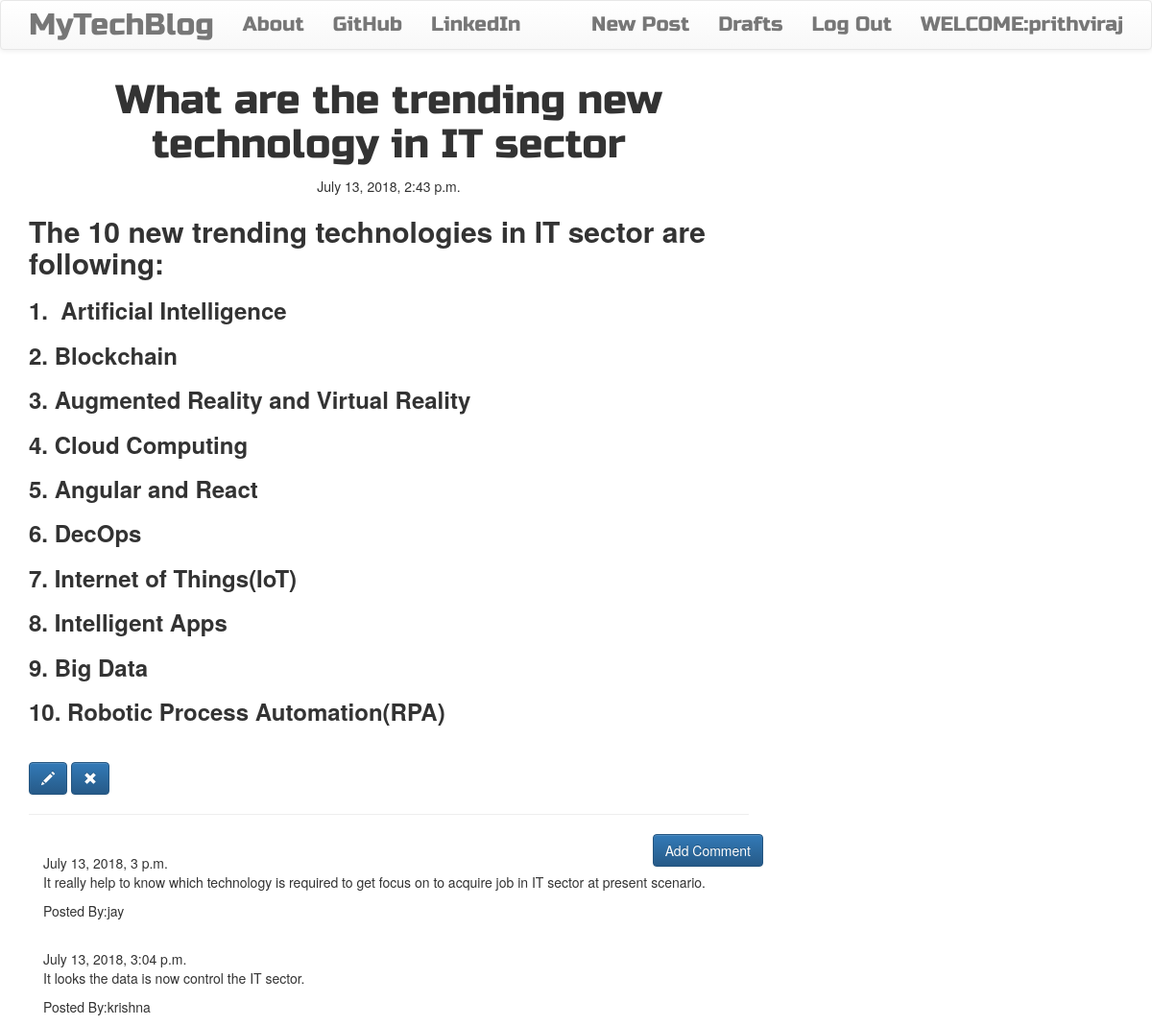
/post/2 (signed in), run on the app's committed database.
### blog/models.py (models this page shows, shortened)
class Post(models.Model):
    author = models.ForeignKey('auth.User', on_delete=models.CASCADE)
    title = models.CharField(max_length=200)
    text = models.TextField()
    create_date = models.DateTimeField(default=timezone.now())
    published_date = models.DateTimeField(blank=True, null=True)

class Comment(models.Model):
    post = models.ForeignKey('blog.Post', related_name='comments', on_delete=models.CASCADE)
    author = models.CharField(max_length=200)
    text = models.TextField()
    create_date = models.DateTimeField(default=timezone.now())
    approved_comment = models.BooleanField(default=False)

### blog/views.py (the view)
# urls.py: url(r'^post/(?P<pk>\d+)$', views.PostDetailView.as_view(), name="post_detail"),
class PostDetailView(DetailView):
    model = Post

### blog/templates/blog/post_detail.html (shortened to what this page needs)
{% extends "blog/base.html" %}
{% block content %}
    <h1 class="posttitle loader">{{ post.title }}</h1>
    {% if post.published_date %}
        <div class="date postdate">
            {{ post.published_date }}
        </div>
    {% else %}
        <a class="btn btn-default" href="{% url 'post_publish' pk=post.pk %}">Publish</a>
    {% endif %}
    <p class="postcontent">{{ post.text|safe|linebreaksbr }}</p>
    {% if user.is_authenticated %}
        <a class="btn btn-primary" href="{% url 'post_edit' pk=post.pk %}">
            <span class="glyphicon glyphicon-pencil"></span>
        </a>
        <a class="btn btn-primary" href="{% url 'post_remove' pk=post.pk %}">
            <span class="glyphicon glyphicon-remove"></span>
        </a>
    {% endif %}
    <hr>
    <a class="btn btn-primary btn-comment" href="{% url 'add_comment_to_post' pk=post.pk %}">Add Comment</a>
    <div class="container">
        {% for comment in post.comments.all %}
        <br>
        {% if user.is_authenticated or comment.approved_comment %}
            {{ comment.create_date }}
            <p>{{ comment.text|safe|linebreaksbr }}</p>
            <p>Posted By:{{ comment.author }}</p>
        {% endif %}
        {% empty %}
            <p>No Comments posted!</p>
        {% endfor %}
    </div>
{% endblock %}

### blog/templates/blog/base.html (shortened to what this page needs)
<!DOCTYPE html>
{% load staticfiles %}
<html lang="en">
<head>
    <link rel="stylesheet" href="https://maxcdn.bootstrapcdn.com/bootstrap/3.3.7/css/bootstrap.min.css">
    <link rel="stylesheet" href="https://maxcdn.bootstrapcdn.com/bootstrap/3.3.7/css/bootstrap-theme.min.css">
    <link rel="stylesheet" href="//cdn.jsdelivr.net/npm/medium-editor@latest/dist/css/medium-editor.min.css" type="text/css" media="screen" charset="utf-8">
    <link rel="stylesheet" href="{% static 'css/blog.css' %}">
<body class="loader">
    <nav class="navbar navbar-default techfont custom-navbar">
        <div class="container">
            <ul class="nav navbar-nav">
            <li><a class="navbar-brand bigbrand" href="{% url 'post_list' %}">MyTechBlog</a></li>
            <li><a href="{% url 'about' %}">About</a></li>
            <li><a href="https://www.github.com">GitHub</a></li>
            <li><a href="https://www.linkedin.com">LinkedIn</a></li>
            </ul>
            <ul class="nav navbar-nav navbar-right">
                {% if user.is_authenticated %}
                <li>
                    <a href="{% url 'post_new' %}">New Post</a>
                </li>
                <li>
                    <a href="{% url 'post_draft_list' %}">Drafts</a>
                </li>
                <li>
                    <a href="{% url 'logout' %}">Log Out</a>
                </li>
                <li>
                    <a>WELCOME:{{user.username}}</a>
                </li>
                {% else %}
                <li>
                    <a class="nav navbar-right" href="{% url 'login' %}"><span class="glyphicon glyphicon-user"></span></a>
                </li>
                {% endif %}
            </ul>
        </div>
    </nav>
    <div class="content container">
        <div class="row">
            <div class="col-md-8">
                <div class="blog_posts">
                    {% block content %}
                    {% endblock %}
                </div>
            </div>
        </div>
    </div>
</body>
</html>

### blog/static/css/blog.css (style rules this page uses)
.techfont { font-family: 'Russo One', sans-serif; font-size: 1.5em; margin-bottom: 10px; }
.bigbrand { font-size: 1.5em; }
.postdate { text-align: center; }
.posttitle { font-family: 'Russo One', sans-serif; font-size: 3em; text-align: center; }
.postcontent { font-family: 'Montserrat'; font-size: 1.5em; }
.btn-comment { position: absolute; right: 0px; }
.loader { filter:hue-rotate(0deg); color:linear-gradient(45deg,#0f8,#08f); animation:hue 10000ms infinite linear; }

### data on the page
Post: title "What are the trending new technology in IT sector", published_date "July 13, 2018, 2:43 p.m.", text "The 10 new trending technologies in IT sector are following: 1. Artificial Intelligence 2. Blockchain 3. Augmented Reality and Virtual Reality 4. Cloud Computing 5. Angular and React 6. DecOps 7. Internet of Things(IoT) 8. Intelligent Apps 9. Big Data 10. Robotic Process Automation(RPA)"
Comment: create_date "July 13, 2018, 3 p.m.", text "It really help to know which technology is required to get focus on to acquire job in IT sector at present scenario.", author "jay"
Comment: create_date "July 13, 2018, 3:04 p.m.", text "It looks the data is now control the IT sector.", author "krishna"

### other printed values
{{ user.username }} "prithviraj"
